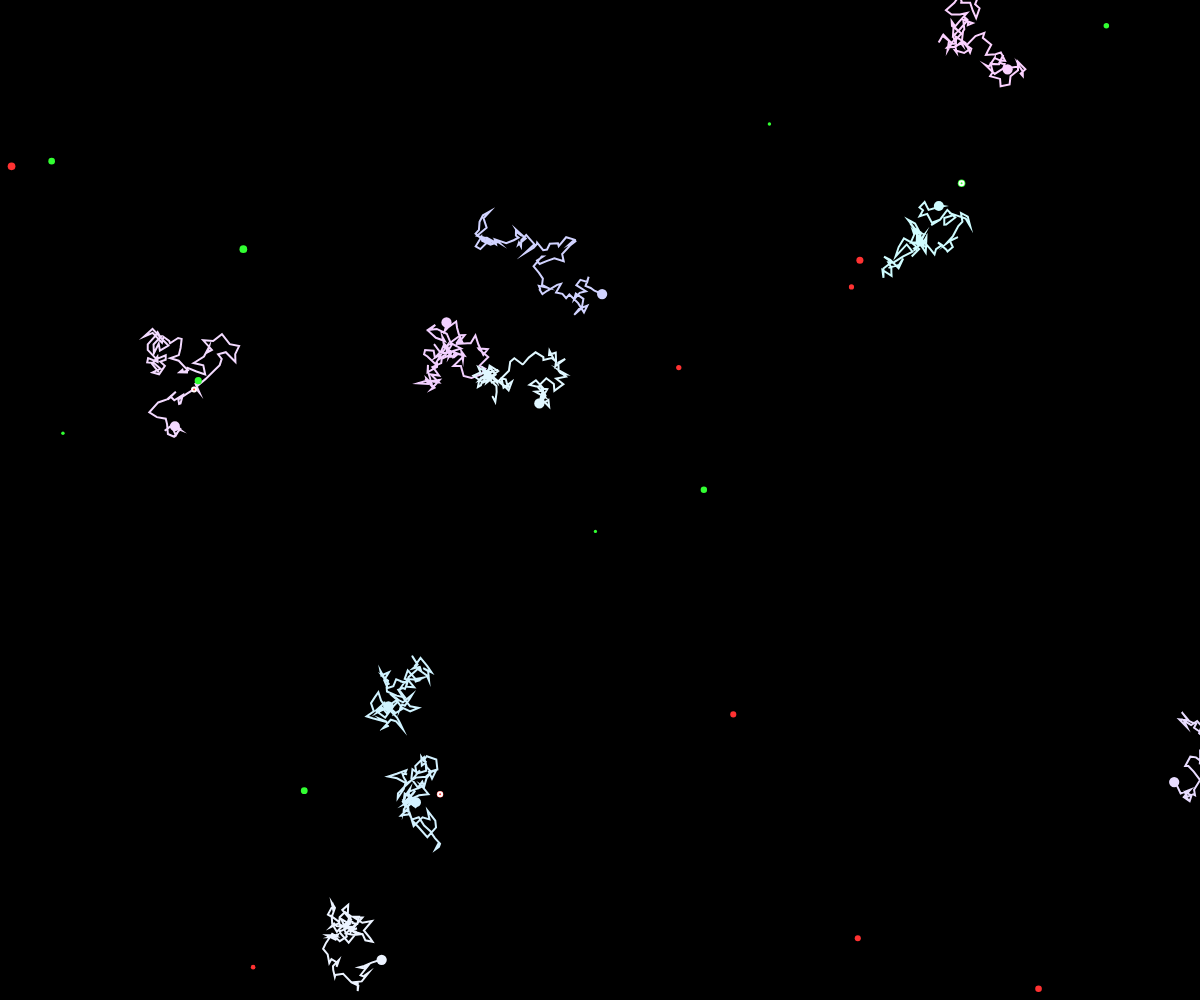
Frame 1 (no input)
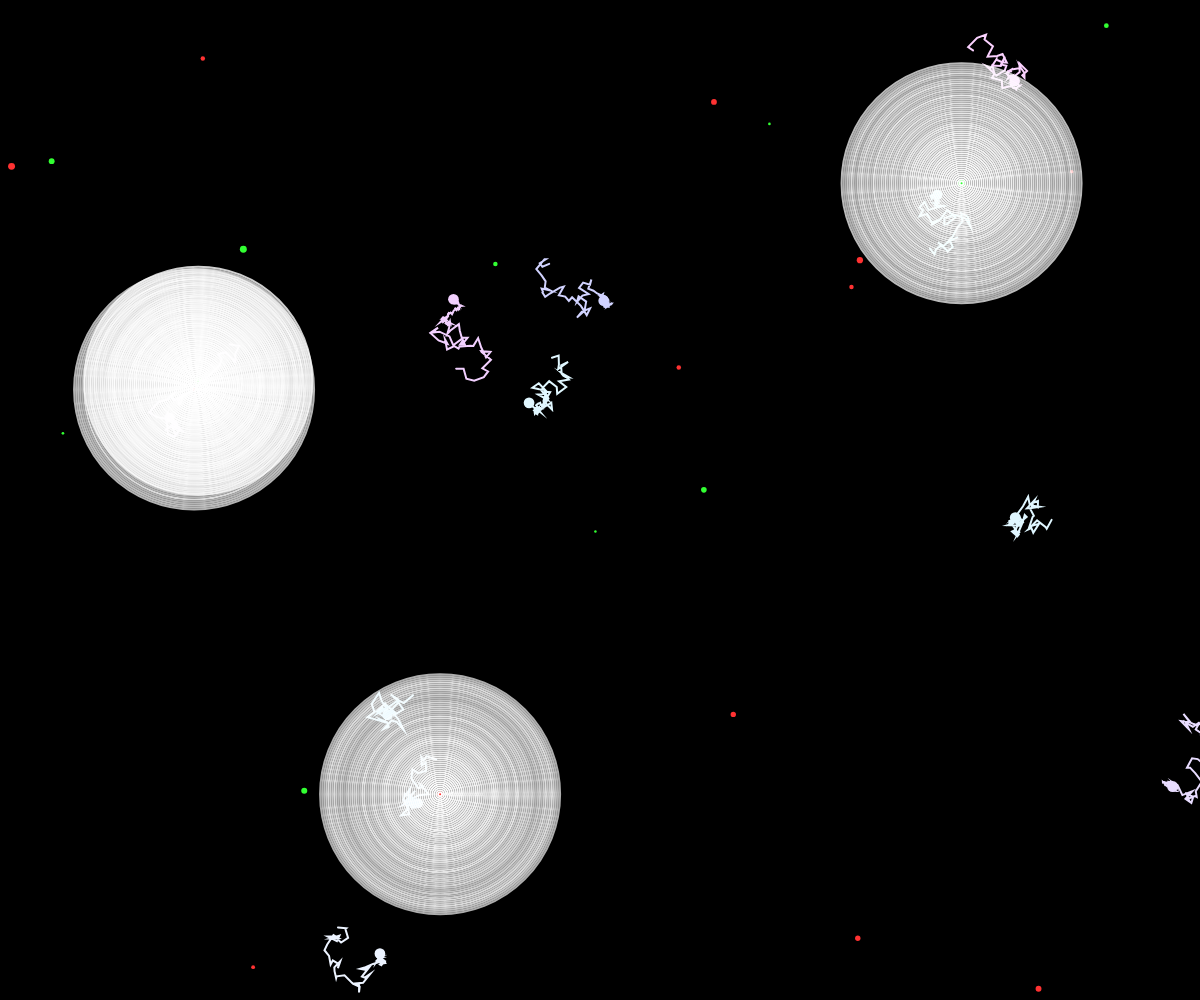
Frame 60 (no input)
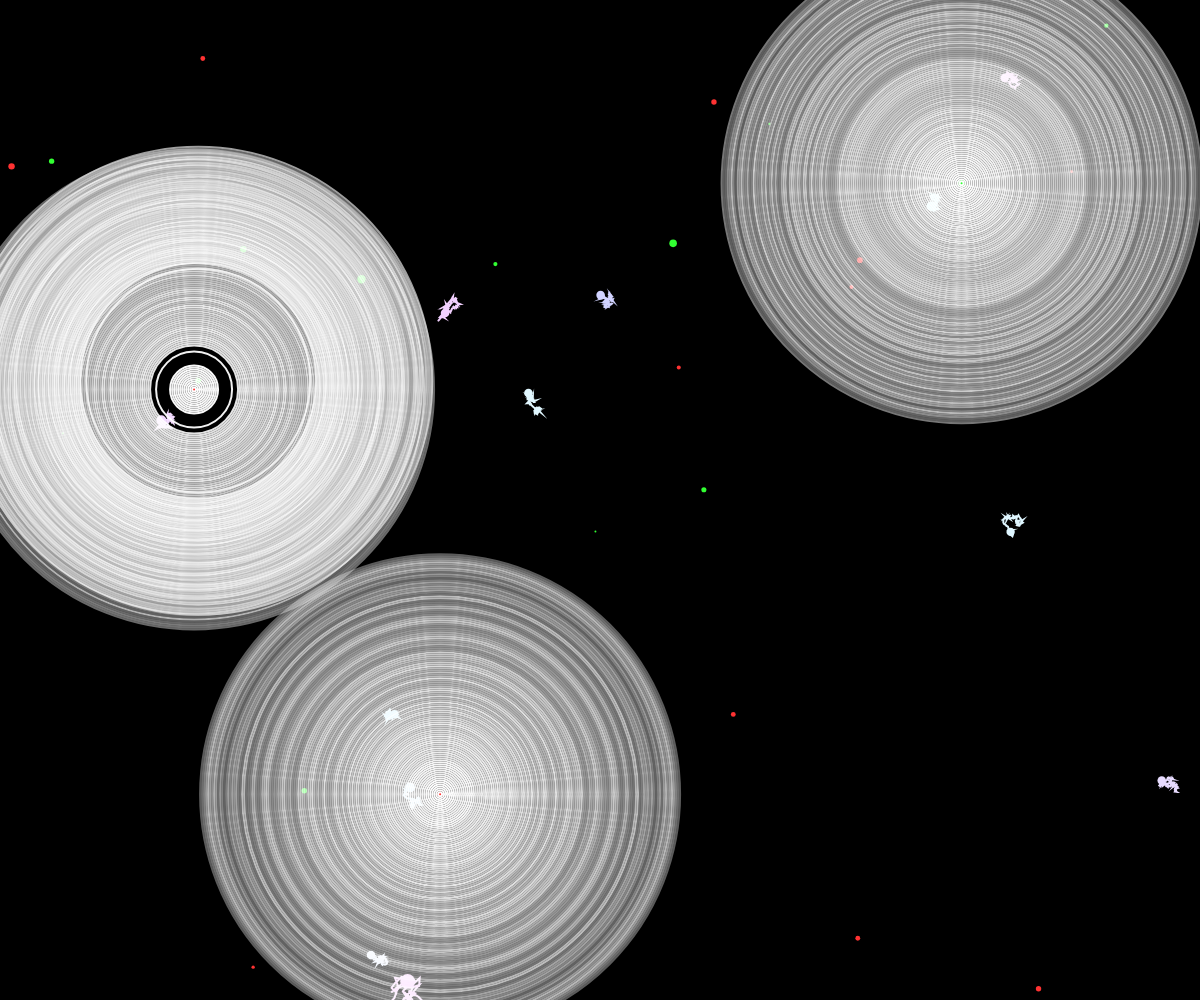
Frame 120 (the mouse pressed at the canvas centre since frame 60)

The p5.js sketch that drew these frames (run headless with seeded random() and noise() and a simulated clock; from frame 60 on, the mouse is pressed at the canvas centre):

// p5.js sketch
// ── sketch.js
let lines = [];
let nodes = [];
let rings = [];
let afterglows = [];

class Line {
  constructor() {
    this.points = [];
    this.length = 100;
    this.pulse = 0;
    this.oscillation = 0;
    this.oscillationSpeed = random(0.02, 0.05);
    this.color = color(random(200, 255), random(200, 255), 255);
    this.init();
  }

  init() {
    let x = random(width);
    let y = random(height);
    for (let i = 0; i < this.length; i++) {
      this.points.push({x: x, y: y});
      x += random(-10, 10);
      y += random(-10, 10);
    }
  }

  update() {
    // Move the line
    for (let i = this.points.length - 1; i > 0; i--) {
      this.points[i].x = this.points[i - 1].x;
      this.points[i].y = this.points[i - 1].y;
    }
    this.points[0].x += random(-2, 2);
    this.points[0].y += random(-2, 2);

    // Pulsate
    this.pulse = (this.pulse + 0.05) % TWO_PI;
    this.oscillation = sin(this.oscillation + this.oscillationSpeed) * 3;

    // Check for node interaction
    for (let node of nodes) {
      let d = dist(this.points[0].x, this.points[0].y, node.x, node.y);
      if (d < 50) {
        rings.push(new Ring(node.x, node.y));
        this.pulse = 0;
        this.oscillation = 0;
      }
    }
  }

  display() {
    // Draw the line with oscillation
    push();
    translate(this.oscillation, this.oscillation);
    stroke(this.color);
    strokeWeight(2);
    noFill();
    beginShape();
    for (let p of this.points) {
      vertex(p.x, p.y);
    }
    endShape();
    pop();

    // Draw pulse effect
    let pulseSize = sin(this.pulse) * 5 + 10;
    fill(this.color);
    noStroke();
    ellipse(this.points[0].x, this.points[0].y, pulseSize);
  }
}

class Node {
  constructor() {
    this.x = random(width);
    this.y = random(height);
    this.size = random(3, 8);
    this.color = random() > 0.5 ? color(255, 50, 50) : color(50, 255, 50);
    this.pulse = 0;
  }

  update() {
    this.pulse = (this.pulse + 0.1) % TWO_PI;
  }

  display() {
    fill(this.color);
    noStroke();
    ellipse(this.x, this.y, this.size + sin(this.pulse) * 2);
  }
}

class Ring {
  constructor(x, y) {
    this.x = x;
    this.y = y;
    this.radius = 0;
    this.maxRadius = 50;
    this.alpha = 255;
    this.decay = random(0.5, 1.5);
  }

  update() {
    this.radius += 2;
    this.alpha -= this.decay;
  }

  display() {
    noFill();
    stroke(255, this.alpha);
    strokeWeight(2);
    ellipse(this.x, this.y, this.radius * 2);
  }
}

class Afterglow {
  constructor(x, y) {
    this.x = x;
    this.y = y;
    this.size = random(10, 30);
    this.alpha = 255;
    this.decay = random(0.8, 1.5);
    this.color = color(random(200, 255), random(200, 255), 255);
  }

  update() {
    this.size *= 0.97;
    this.alpha -= this.decay;
  }

  display() {
    noStroke();
    fill(this.color, this.alpha);
    ellipse(this.x, this.y, this.size);
  }
}

function setup() {
  createCanvas(windowWidth, windowHeight);
  frameRate(30);

  // Create initial lines
  for (let i = 0; i < 10; i++) {
    lines.push(new Line());
  }

  // Create initial nodes
  for (let i = 0; i < 20; i++) {
    nodes.push(new Node());
  }
}

function draw() {
  background(0);

  // Update and display lines
  for (let line of lines) {
    line.update();
    line.display();
  }

  // Update and display nodes
  for (let node of nodes) {
    node.update();
    node.display();
  }

  // Update and display rings
  for (let i = rings.length - 1; i >= 0; i--) {
    rings[i].update();
    rings[i].display();
    if (rings[i].alpha <= 0) {
      rings.splice(i, 1);
    }
  }

  // Update and display afterglows
  for (let i = afterglows.length - 1; i >= 0; i--) {
    afterglows[i].update();
    afterglows[i].display();
    if (afterglows[i].alpha <= 0) {
      afterglows.splice(i, 1);
    }
  }

  // Occasionally add new lines or nodes
  if (random() < 0.02) {
    lines.push(new Line());
    if (lines.length > 20) lines.shift();
  }

  if (random() < 0.05) {
    nodes.push(new Node());
    if (nodes.length > 30) nodes.shift();
  }
}

function windowResized() {
  resizeCanvas(windowWidth, windowHeight);
}
